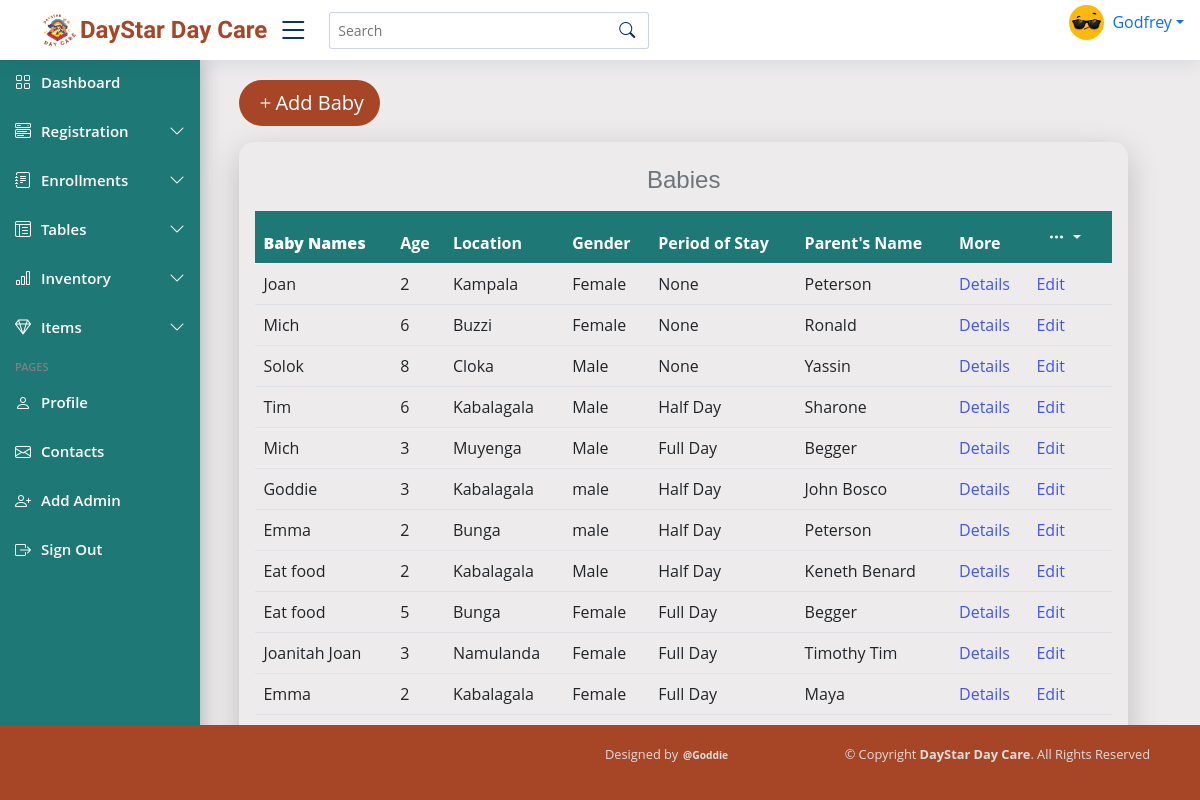
Before: /babies/ (signed in) with the older database file.
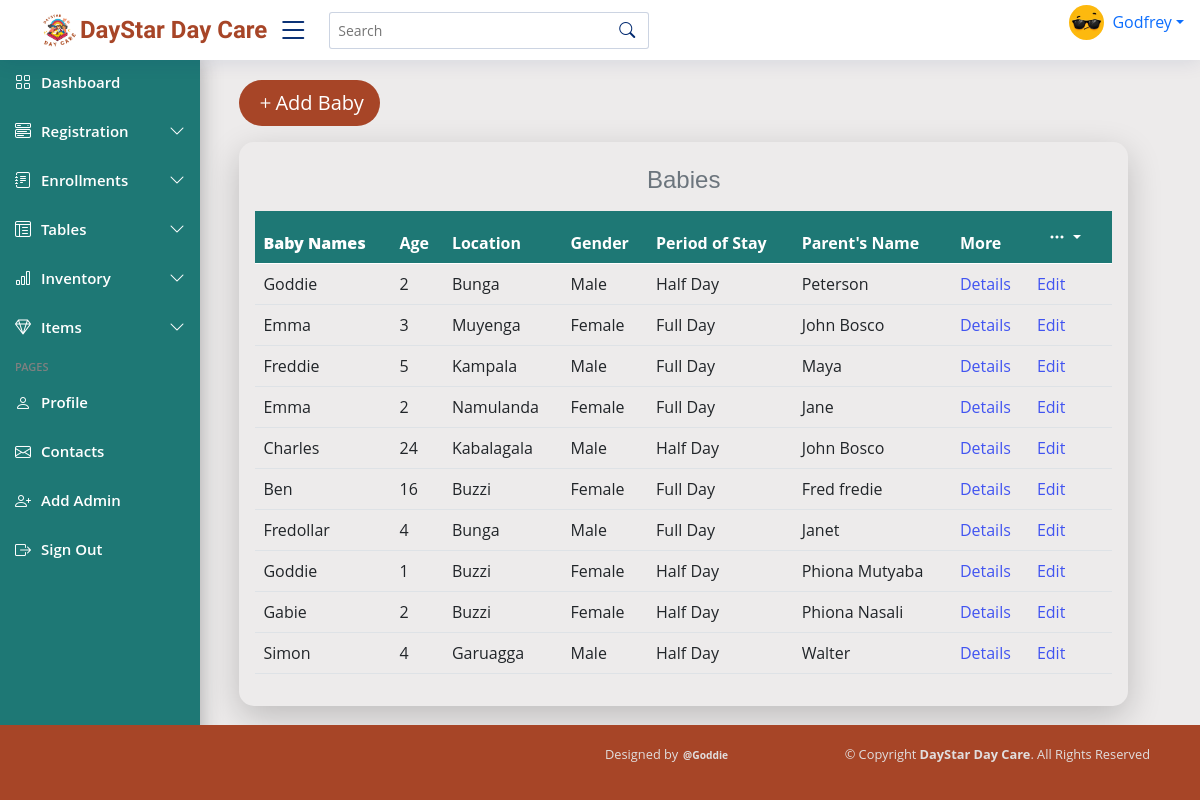
After: the same page with the newer database file.
### dayStarApp/models.py (models this page shows)
class Baby(models.Model):
    GENDER_CHOICES = [
    ("Male", "Male"),
    ("Female", "Female"),
    ]
    name = models.CharField(max_length=100)
    age = models.IntegerField(default=1)
    gender = models.CharField(max_length=100, choices=GENDER_CHOICES, default="Male")
    location = models.CharField(max_length=100)
    period_of_stay = models.ForeignKey(Period, on_delete=models.CASCADE, blank=False, null=True, default=0)
    baby_Number = models.IntegerField()
    brought_by = models.CharField(max_length=100)
    parent_Name = models.CharField(max_length=100)

class Period(models.Model):
    period = models.CharField(max_length=100, null=True, blank=False)
    def __str__(self):
        return self.period

### dayStarApp/views.py (the view)
# urls.py: path('babies/', views.babys, name='babys'),
@login_required
def babys(request):
    all_babys = Baby.objects.all()
    context = {
        'all_babys': all_babys,
    }
    template = loader.get_template('dayStarApp/babies.html')
    return HttpResponse(template.render(context))

### dayStarApp/templates/dayStarApp/babies.html (shortened to what this page needs)
{% extends "dayStarApp/base.html" %}
{% load static %}
{% block content %}
<div class="container">
    <main class="main" id="main">
        <a href="/babyreg/"><button class="btn btn-outline-info btn-lg"><span><i class="bi bi-plus"></i></span>Add Baby </button></a>
        <div class="col-lg-12 col-md-12 sitter-table mt-3 p-3">
        <table id="dataTable" class="table table-stripped">
            <caption class="caption-top text-center"><h4>Babies</h4></caption>
            <thead>
                <tr>
                <th>
                    <b>Baby Names</b>
                </th>
                <th>Age</th>
                <th>Location</th>
                <th data-type="tel">Gender</th>
                <th>Period of Stay</th>
                <th>Parent's Name</th>
                <th>More</th>
                <th>
                    <div class="dropdown">
                    <button class="btn btn-secondary dropdown-toggle" type="button" data-bs-toggle="dropdown" aria-expanded="false">
                    <span><i class="bi bi-three-dots"></i></span>
                    </button>
                </div></th>
                </tr>
            </thead>
            <tbody>
                {% for baby in all_babys %}
                <tr>
                    <td>{{ baby.name }}</td>
                    <td>{{ baby.age }}</td>
                    <td>{{ baby.location }}</td>
                    <td>{{ baby.gender }}</td>
                    <td>{{ baby.period_of_stay }}</td>
                    <td>{{ baby.parent_Name }}</td>
                    <td>
                        <a href="/details/{{ baby.id }}" class="text-blue-500"> Details </a>
                    </td>
                    <td>
                        <a href="/editsitters/{{ baby.id }}" class="text-blue-500"> Edit </a>
                    </td>
                </tr>
                {% endfor %}
            </tbody>
        </table>
    </main>
</div>
{% endblock %}

Changed rows visible on the page:
removed Baby: name "Emma", age "2", location "Kabalagala", gender "Female", period_of_stay "Full Day", parent_Name "Maya"
changed Baby "Peterson": name "Joan" → "Goddie"; location "Kampala" → "Bunga"; gender "Female" → "Male"; period_of_stay "None" → "Half Day"
changed Baby: name "Mich" → "Emma"; age "6" → "3"; location "Buzzi" → "Muyenga"; period_of_stay "None" → "Full Day"; parent_Name "Ronald" → "John Bosco"
changed Baby: name "Solok" → "Freddie"; age "8" → "5"; location "Cloka" → "Kampala"; period_of_stay "None" → "Full Day"; parent_Name "Yassin" → "Maya"
changed Baby: name "Tim" → "Emma"; age "6" → "2"; location "Kabalagala" → "Namulanda"; gender "Male" → "Female"; period_of_stay "Half Day" → "Full Day"; parent_Name "Sharone" → "Jane"
changed Baby: name "Mich" → "Charles"; age "3" → "24"; location "Muyenga" → "Kabalagala"; period_of_stay "Full Day" → "Half Day"; parent_Name "Begger" → "John Bosco"
changed Baby: name "Goddie" → "Ben"; age "3" → "16"; location "Kabalagala" → "Buzzi"; gender "male" → "Female"; period_of_stay "Half Day" → "Full Day"; parent_Name "John Bosco" → "Fred fredie"
changed Baby: name "Emma" → "Fredollar"; age "2" → "4"; gender "male" → "Male"; period_of_stay "Half Day" → "Full Day"; parent_Name "Peterson" → "Janet"
changed Baby: name "Eat food" → "Goddie"; age "2" → "1"; location "Kabalagala" → "Buzzi"; gender "Male" → "Female"; parent_Name "Keneth Benard" → "Phiona Mutyaba"
changed Baby: name "Eat food" → "Gabie"; age "5" → "2"; location "Bunga" → "Buzzi"; period_of_stay "Full Day" → "Half Day"; parent_Name "Begger" → "Phiona Nasali"
changed Baby: name "Joanitah Joan" → "Simon"; age "3" → "4"; location "Namulanda" → "Garuagga"; gender "Female" → "Male"; period_of_stay "Full Day" → "Half Day"; parent_Name "Timothy Tim" → "Walter"
